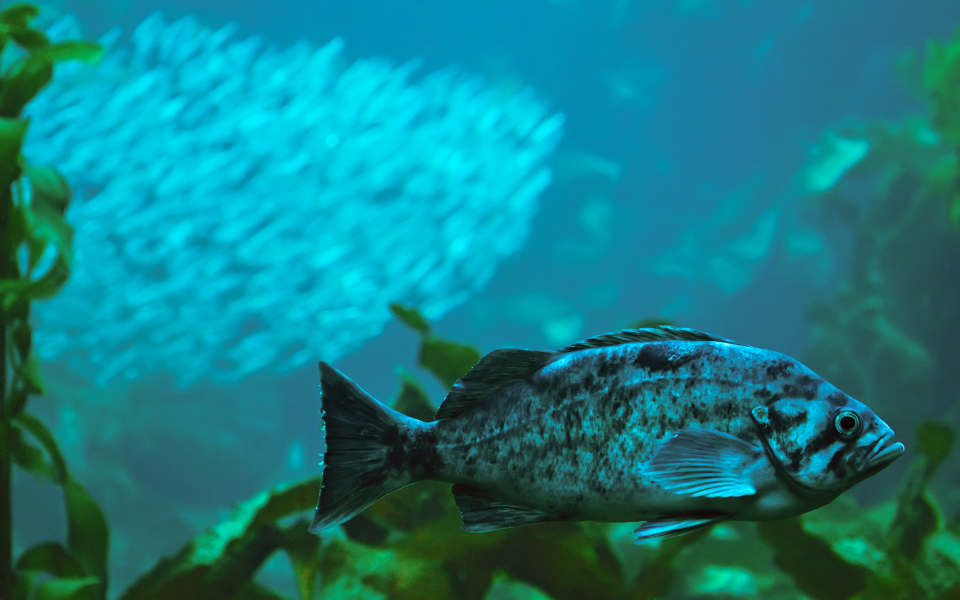
//> input picture test_data/fish.jpg, 1920 x 1200 px (shown at 1/2 size)
$ ./08_opencv_resize_blur ../test_data/fish.jpg   (built with g++ and OpenCV 4)
//> lines starting //> are read from the running program, lines starting //| are printed output that depends on the picture
### sw_src/xilinx_ocl.hpp
#ifndef XILINX_OCL_H_
#define XILINX_OCL_H

#pragma once

#define CL_HPP_ENABLE_EXCEPTIONS
#define CL_HPP_CL_1_2_DEFAULT_BUILD
#define CL_HPP_TARGET_OPENCL_VERSION 120
#define CL_HPP_MINIMUM_OPENCL_VERSION 120
#define CL_HPP_ENABLE_PROGRAM_CONSTRUCTION_FROM_ARRAY_COMPATIBILITY 1

#include "line_exception.hpp"

#include <CL/cl2.hpp> //"/opt/intel/opencl-1.2-4.4.0.117/include/CL/cl.h"
#include <CL/cl_ext_xilinx.h>
#include <fstream>
#include <iostream>
#include <string>

// When creating a buffer with user pointer (CL_MEM_USE_HOST_PTR), under the hood
// User ptr is used if and only if it is properly aligned (page aligned). When not
// aligned, runtime has no choice but to create its own host side buffer that backs
// user ptr. This in turn implies that all operations that move data to and from
// device incur an extra memcpy to move data to/from runtime's own host buffer
// from/to user pointer. So it is recommended to use this allocator if user wish to
// Create Buffer/Memory Object with CL_MEM_USE_HOST_PTR to align user buffer to the
// page boundary. It will ensure that user buffer will be used when user create
// Buffer/Mem Object with CL_MEM_USE_HOST_PTR.
template <typename T>
struct aligned_allocator
{
    using value_type = T;
    // [11 lines left out: functions allocate, deallocate, not called in this run]
};

namespace swm {
class XilinxOcl
{
private:
    bool is_initialized = false;
    cl::Device device;
    cl::Context context;
    cl::Program program;

    std::vector<cl::Device> find_xilinx_devices();

public:
    XilinxOcl();
    ~XilinxOcl();

    void initialize(std::string xclbin_file_name);

    cl::CommandQueue get_command_queue(bool in_order         = false,
                                       bool enable_profiling = false);
    cl::Kernel get_kernel(std::string kernel_name);
    cl::Buffer create_buffer(size_t size, cl_mem_flags flags);
    cl::Buffer create_buffer_in_bank(int bank, size_t size, cl_mem_flags flags);
    int get_fd_for_buffer(cl::Buffer buf);
    cl::Buffer get_buffer_from_fd(int fd);
    const cl::Context &get_context();
};
} // namespace swm
#endif

### sw_src/event_timer.hpp
// [28 lines of licence text are left out]


#ifndef EVENT_TIMER_HPP__
#define EVENT_TIMER_HPP__

#include <chrono>
#include <string>
#include <vector>

class EventTimer
{
    typedef std::chrono::high_resolution_clock::time_point timepoint;

private:
    std::vector<EventTimer::timepoint> start_times;
    std::vector<EventTimer::timepoint> end_times;
    std::vector<std::string> event_names;

    bool unfinished;
    unsigned int event_count;
    int max_string_length;

    float ms_difference(EventTimer::timepoint start, EventTimer::timepoint end);

public:
    EventTimer(void);
    int add(std::string description);
    void finish(void);
    void clear(void);

    void print(int id = -1);
};

#endif // EVENT_TIMER_HPP__

### sw_src/event_timer.cpp
// [28 lines of licence text are left out]


#include "event_timer.hpp"

#include <iomanip>
#include <iostream>

EventTimer::EventTimer()
{
    unfinished        = false;
    event_count       = 0;
    max_string_length = 0;
}

// [6 lines left out: function ms_difference, not called in this run]

int EventTimer::add(std::string description)
{
    // If previously pending event was unfinished, adding a new event
    // will terminate it if this function is called
    if (unfinished)
        finish();

    unfinished = true;

    event_names.push_back(description);
    int length = description.length();
    if (length > max_string_length)
        max_string_length = length;
    start_times.push_back(std::chrono::high_resolution_clock::now());
    return event_count++;
}

void EventTimer::finish(void)
{
    end_times.push_back(std::chrono::high_resolution_clock::now());
    if (!unfinished) {
        end_times.pop_back();
        return;
    }
    unfinished = false;
}

// [29 lines left out: functions clear, print, not called in this run]

### sw_src/08_opencv_resize_blur.cpp
// [28 lines of licence text are left out]


#include "event_timer.hpp"

#include <chrono>
#include <iostream>
#include <opencv2/imgproc/types_c.h>
#include <opencv2/opencv.hpp>
#include <string>
#include <sys/mman.h>

// Xilinx OCL
#include "xilinx_ocl.hpp"

uint32_t nearest_resolution_div8(int32_t n)
{
    int32_t q = n / 8;

    int32_t n1 = 8 * q;
    int32_t n2 = 8 * (q + 1);

    if (abs(n - n1) < abs(n - n2)) {
        return (uint32_t)n1;
    }
    return (uint32_t)n2;
}


int main(int argc, char *argv[])
{
    EventTimer et;
    if (argc != 2) {
        std::cout << "Usage: 08_opencv_resize_blur <input image>" << std::endl;
        return EXIT_FAILURE;
    }

    std::cout << "-- Example 8: OpenCV Image Resize and Blur --" << std::endl
              << std::endl;

    cv::Mat image = cv::imread(argv[1], cv::IMREAD_COLOR);
//> image is the input picture: 1200 rows x 1920 cols, CV_8UC3; mean B, G, R 131.5, 124.6, 18.7

    if (!image.data) {
        std::cout << "ERROR: Unable to load image " << argv[1] << std::endl;
        return EXIT_FAILURE;
    }

    // Bounds checking in the input image. The kernel in the hardware must have a width
    // evenly divisible by eight, and the resolution must be 4k or lower
    unsigned short in_height = image.rows;
//> in_height = 1200
    unsigned short in_width  = image.cols;
//> in_width = 1920
    if (image.cols % 8 != 0) {
        std::cout << "ERROR: Input image width must be divisible by 8, "
                  << image.cols << " is not." << std::endl;
        return EXIT_FAILURE;
    }
    if ((in_height > 2160) || (in_width > 3840)) {
        std::cout << "ERROR: Input image must be <= 4k (3840x2160), current image is "
                  << in_width << "x" << in_height << std::endl;
        return EXIT_FAILURE;
    }

    // Output images have the same restrictions as the input image
    uint32_t out_width  = image.cols / 3;
//> out_width = 640
    uint32_t out_height = image.rows / 3;
//> out_height = 400
    if (out_width % 8 != 0) {
        std::cout << "WARNING: Output image width must be divisible by 8, "
                  << out_width << " is not." << std::endl;
        out_width = nearest_resolution_div8(out_width);
        std::cout << "Adjusting to " << out_width << "x" << out_height << std::endl;
    }
    if ((out_height > 2160) || (out_width > 3840)) {
        std::cout << "ERROR: Output image must be <= 4k (3840x2160), current setting is "
                  << out_width << "x" << out_height << std::endl;
        return EXIT_FAILURE;
    }


    et.add("OpenCV resize and blur operation");

    cv::Mat resize_ocv, result_ocv;
    resize_ocv.create(cv::Size(out_width, out_height), image.type());
    result_ocv.create(cv::Size(out_width, out_height), image.type());
    cv::resize(image, resize_ocv, cv::Size(out_width, out_height), 0, 0, CV_INTER_LINEAR);
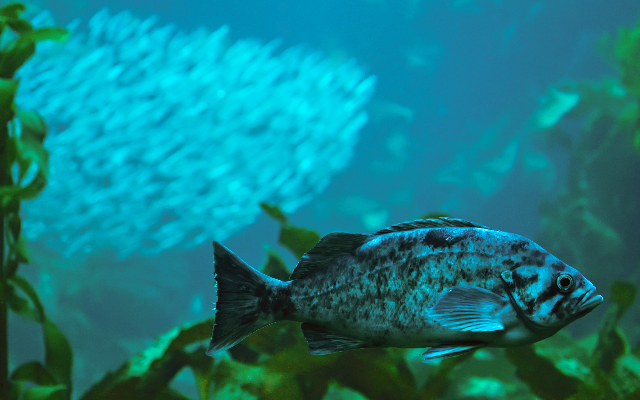
//> resize_ocv: 400 rows x 640 cols, CV_8UC3; mean B, G, R 131.5, 124.6, 18.7
    cv::GaussianBlur(resize_ocv, result_ocv, cv::Size(7, 7), 3.0f, 3.0f, cv::BORDER_CONSTANT);
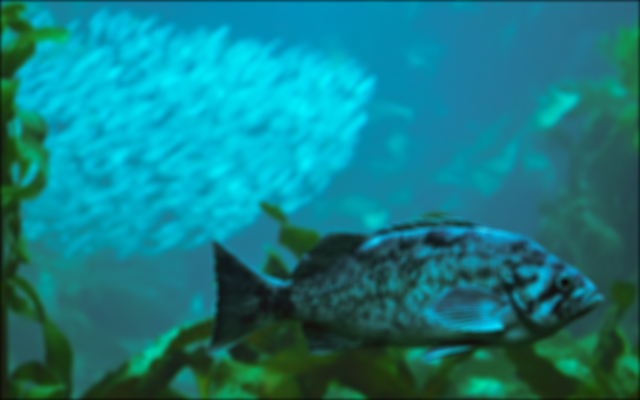
//> result_ocv: 400 rows x 640 cols, CV_8UC3; mean B, G, R 131, 124.1, 18.5
    et.finish();

    cv::imwrite("blur_out.png", result_ocv);
    cv::imwrite("blur_no_blur.png", resize_ocv);

    std::cout << "OpenCV conversion done! Image resized " << in_width
              << "x" << in_height << " to " << out_width << "x" << out_height
              << " and blurred 7x7!" << std::endl;
//| OpenCV conversion done! Image resized 1920x1200 to 640x400 and blurred 7x7!

    std::cout << "Starting Xilinx OpenCL implementation..." << std::endl;

    std::cout << "Matrix has " << image.channels() << " channels" << std::endl;
//| Matrix has 3 channels

    et.add("OpenCL initialization");
//> (the run ends here: the program needs code that is not available in this run, at `xilinx::example_utils::XilinxOclHelper xocl;`)
